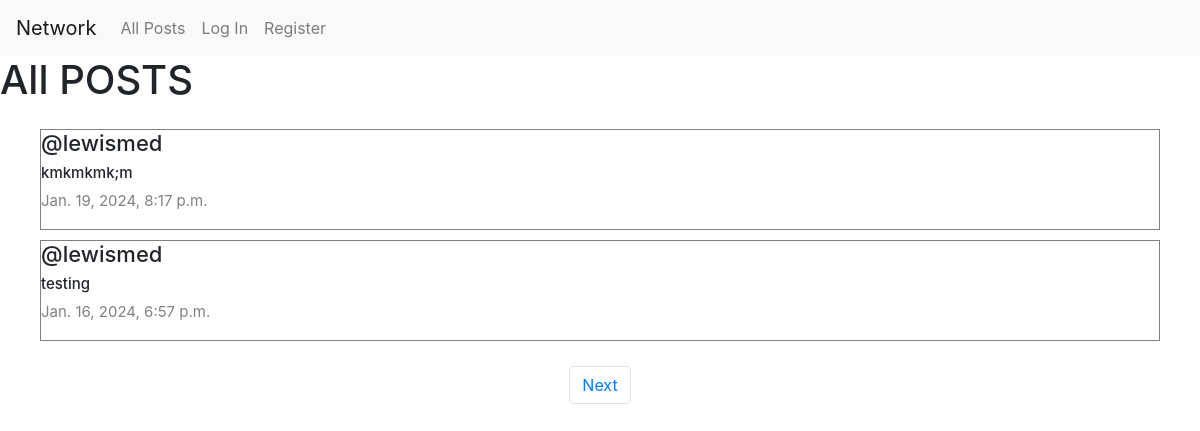
Before: / with the older database file.
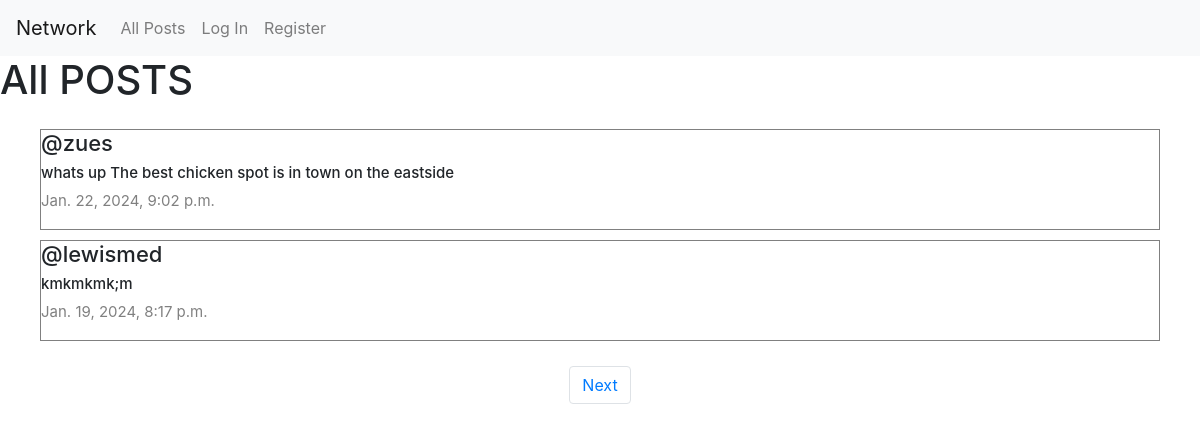
After: the same page with the newer database file.
### network/models.py (models this page shows, shortened)
class Post(models.Model):
    content=models.CharField(max_length=140)
    user=models.ForeignKey(User,on_delete=models.CASCADE,related_name="author")
    date=models.DateTimeField(auto_now_add=True)

class User(AbstractUser):
    pass

### network/views.py (the view)
# urls.py: path("", views.index, name="index"),
def index(request):
    allPosts=Post.objects.all().order_by("id").reverse()
    paginator=Paginator(allPosts,2)
    page_number= request.GET.get('page')
    posts_of_the_page=paginator.get_page(page_number)
    return render(request, "network/index.html",{
        "allPosts":allPosts,
        "posts_of_the_page":posts_of_the_page
    })

### network/templates/network/index.html (shortened to what this page needs)
{% extends "network/layout.html" %}
{% block body %}
<h1>All POSTS</h1>
<div class="all-posts" >
    {% for post in posts_of_the_page %}
    <div class="post" style="margin: 5px 20px; border:0.1px solid gray; display: flex;
    justify-content: center;
    flex-direction:column;
    box-sizing: border-box;">
        <h5 class="username">@{{ post.user }}</h5>
       <h6 class="content" >{{ post.content }}</h6>
        <p class="date"> {{ post.date }}</p>
    </div>
    {% endfor %}
</div>
<nav aria-label="Page navigation example">
    <ul class="pagination d-flex justify-content-center">
      {% if posts_of_the_page.has_next %}
      <li class="page-item"><a class="page-link" href="?page={{ posts_of_the_page.next_page_number }}">Next</a></li>
        {% endif %}
    </ul>
  </nav>
{% endblock %}

Changed rows visible on the page:
no longer on this page (row unchanged): Post: user "lewismed", content "testing", date "Jan. 16, 2024, 6:57 p.m."
added Post: user "zues", content "whats up The best chicken spot is in town on the eastside", date "Jan. 22, 2024, 9:02 p.m."
